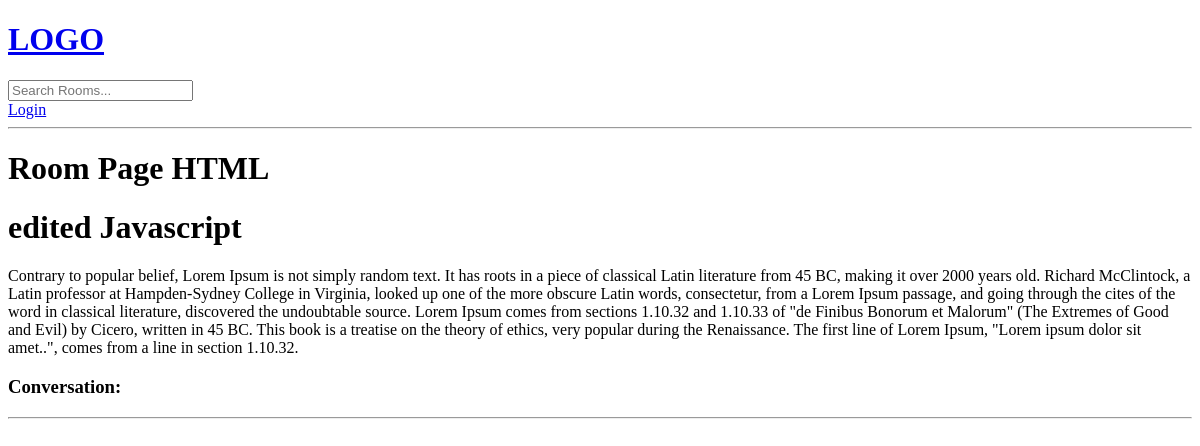
/room/2/, run on an earlier commit of the app's database.
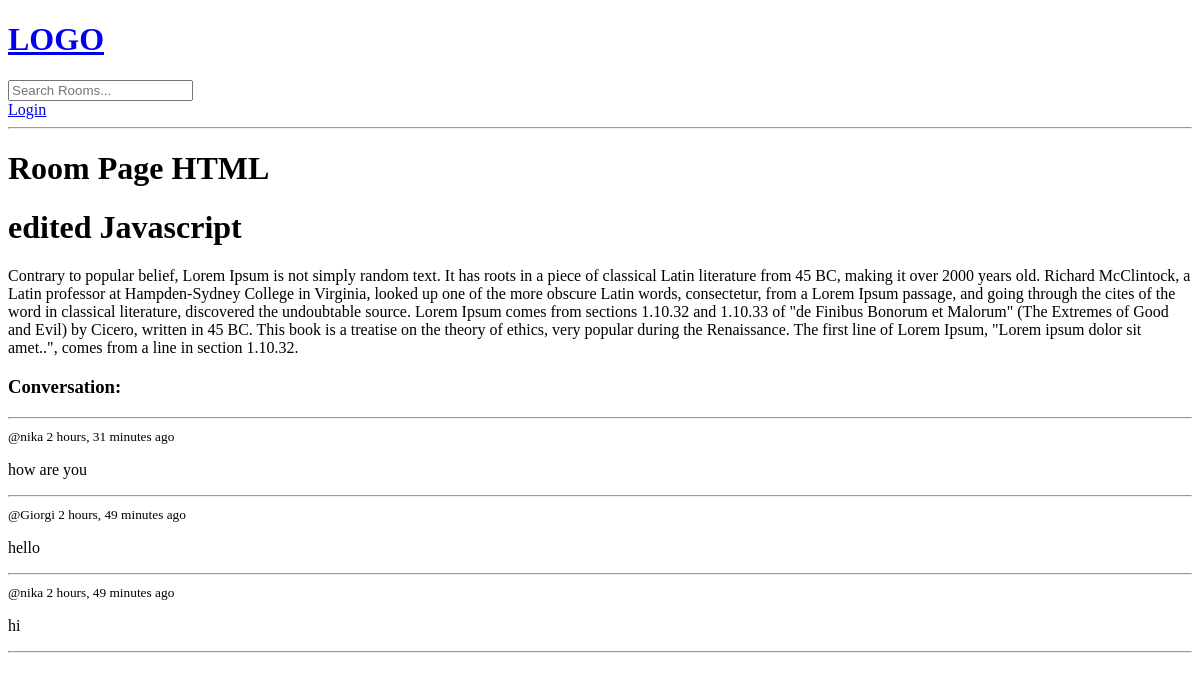
And on a later commit of the database.
### base/models.py (models this page shows, shortened)
class Message(models.Model):
    user = models.ForeignKey(User, on_delete=models.CASCADE)
    room = models.ForeignKey(Room, on_delete=models.CASCADE) #delete all the messages from database or SET_NULL
    body = models.TextField()
    updated = models.DateTimeField(auto_now=True)  # when updated
    created = models.DateTimeField(auto_now_add=True)  # when created

### base/views.py (the view, shortened to what this page needs)
# urls.py: path('room/<str:pk>/', views.room, name="room"),
def room(request, pk):
    room = Room.objects.get(id=int(pk))
    room_messages = room.message_set.all().order_by('-created') #get messages which are related to room
    context = {"room": room, 'room_messages': room_messages}
    return render(request, "base/room.html", context)

### base/templates/base/room.html (shortened to what this page needs)
{% extends 'main.html' %}
{% block content %}
    <h1>Room Page HTML</h1>
    <h1>{{room.name}}</h1>
    <p>{{ room.description }}</p>
    <div class="comment-wrapper">
        <h3>Conversation:</h3>
        <hr>
        {% for message in room_messages %}
            <div>
                <small>@{{ message.user }} {{ message.created | timesince }} ago</small>
                <p>{{ message.body }}</p>
                <hr>
            </div>
        {% endfor %}
    </div>
{% endblock %}

What changed in the data, as far as the page shows it:
added Message: user "nika", created "2 hours, 31 minutes", body "how are you"
added Message: user "Giorgi", created "2 hours, 49 minutes", body "hello"
added Message: user "nika", created "2 hours, 49 minutes", body "hi"
